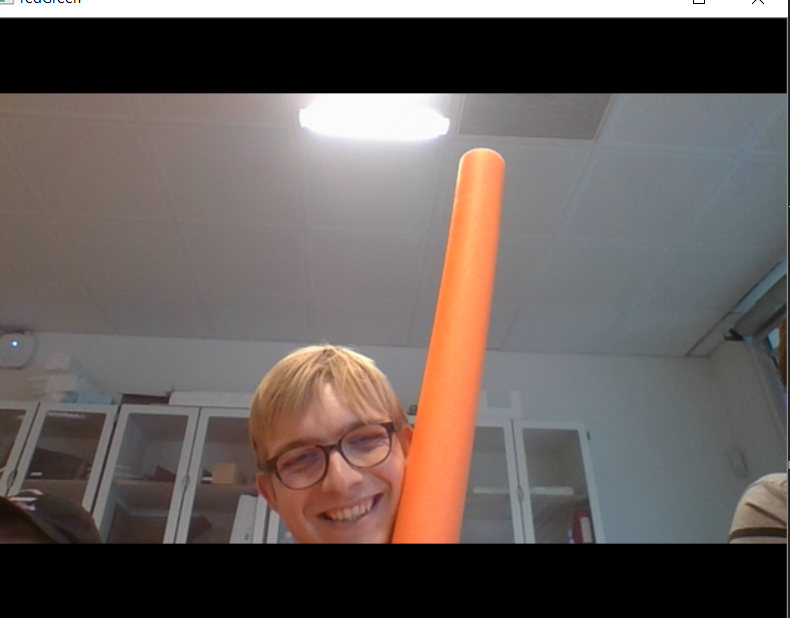
#> input picture AI/nudel.png, 790 x 618 px, given in place of the camera
$ python greenscreen.py   (older library calls are emulated)
#> lines starting #> are read from the running program, lines starting #| are printed output that depends on the picture; after the words box and inside, x2 and y2 are one past the last pixel; in counts of white or black regions, pixels touching at a corner belong together
#> further down, frame is the input picture: shape (618, 790, 3); mean B, G, R 88.7, 91.9, 100.7
import cv2
import numpy as np

#Eksempel taget fra OpenCV-python tutorials

def RGBBGR(r,g,b):
    return np.array([b,g,r])

#funktion taget fra Alexander på stackoverflow (han havde ikke et handle)
def remove_isolated_pixels(image):
    connectivity = 8

    output = cv2.connectedComponentsWithStats(image, connectivity, cv2.CV_32S)
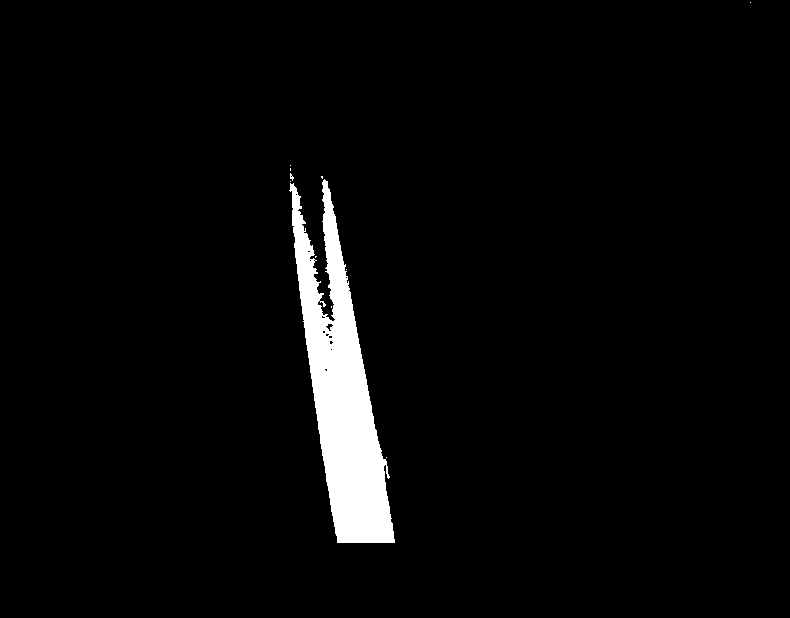
#> image: shape (618, 790); 3.5% white; 11 white regions (10 under 20 px), largest, box (x1, y1, x2, y2) and area: (289, 179, 395, 543) 16834

    num_stats = output[0]
#> num_stats = 12
    labels = output[1]
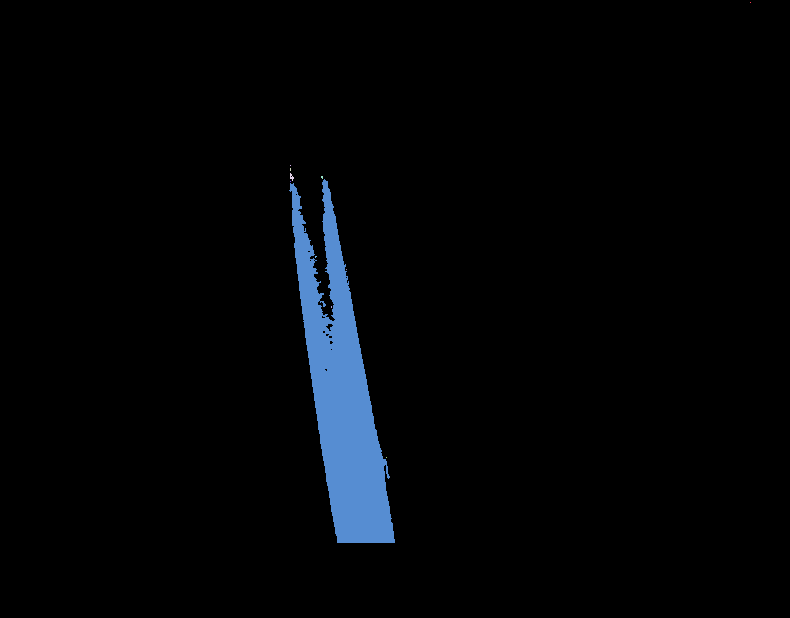
#> labels: shape (618, 790) int32; 12 distinct labels, from 0 to 11; one colour per label, 0 black
    stats = output[2]
#> stats = [[0, 0, 790, 618, 471351], [750, 2, 1, 1, 1], [290, 165, 1, 1, 1], [290, 168, 1, 3, 3], [290, 173, 4, 8, 17], [321, 176, 2, 3, 5], [289, 179, 106, 364, 16834], [290, 181, 1, 1, 1], [315, 256, 2, 2, 3], [346, 269, 1, 1, 1], [331, 306, 1, 2, 2], [386, 457, 1, 1, 1]]

    new_image = image.copy()

    for label in range(num_stats):
        if stats[label,cv2.CC_STAT_AREA] == 1:
            new_image[labels == label] = 0

    return new_image

cap = cv2.VideoCapture(0)
#frame = cv2.imread("color.jpg")
while(True):

    ret, frame = cap.read()
    flip = cv2.flip(frame,1)
    mask_rg = remove_isolated_pixels(cv2.inRange(flip, np.array([0,83,212]) , np.array([100,242,255])))

    absolute = mask_rg
    x, y, w, h = cv2.boundingRect(absolute)
#> x = 289; y = 168; w = 106; h = 375
    if h >= 15:
        rect = (x, y, w, h)
#> rect = (289, 168, 106, 375)
        cv2.rectangle(flip, (x, y), (x+w, y+h), (0, 255, 0), 1)
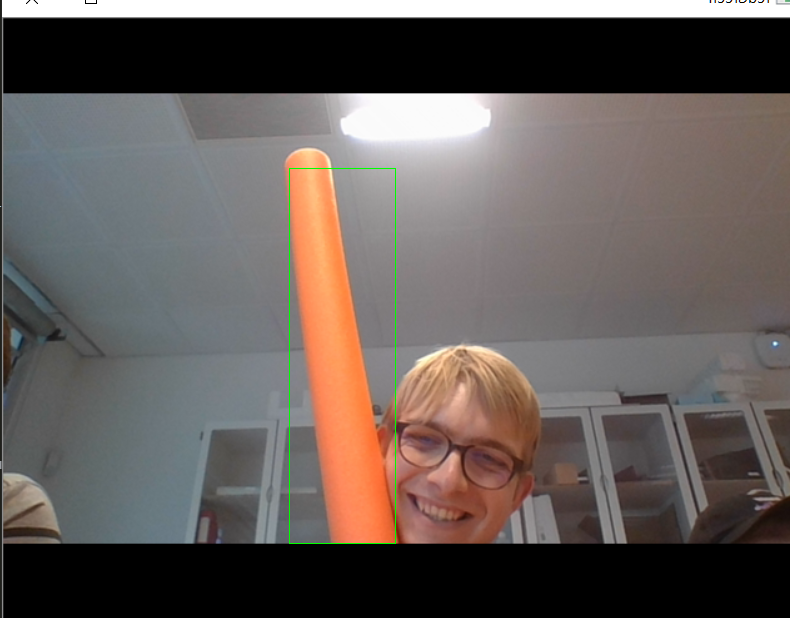
#> flip: shape (618, 790, 3); mean B, G, R 88.5, 92.1, 100.4

    boundsArray = []

    for i in range(8):
        Sw = i/8*w
        boxImage = absolute[x:(x+w),y:(y+h)]
        ix, iy, iw, ih = cv2.boundingRect(absolute[y:y+h,int(x+Sw-1/8*w):int(x+Sw)])
        point = (x+ix+int(iw/2),y+iy+int(ih/2))
        boundsArray.append(point)
        if i == 6:
            print(x, y, w, h," i: ",ix,iy,iw,ih)
#> this loop made 8 passes
#> (Sw, iy, iw, ih, point) on passes 1 to 8: (0, 0, 0, 0, (289, 168)), (13.25, 0, 13, 138, (295, 237)), (26.5, 47, 13, 186, (295, 308)), (39.75, 8, 13, 310, (295, 331)), (53, 20, 14, 355, (296, 365)), (66.25, 88, 13, 287, (295, 399)), (79.5, 153, 13, 222, (295, 432)), (92.75, 223, 13, 152, (295, 467))
#| 289 168 106 375  i:  0 153 13 222
#> pass 1, `boxImage = absolute[x:(x+w),y:(y+h)]`:
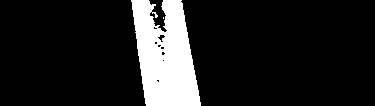
#> boxImage: shape (106, 375); 13.3% white; 2 white regions (1 under 20 px), largest, box (x1, y1, x2, y2) and area: (131, 0, 201, 106) 5281
#> after the loop, boundsArray = [(289, 168), (295, 237), (295, 308), (295, 331), (296, 365), (295, 399), (295, 432), (295, 467)]

    for i in range(7):
        #print(boundsArray[i],boundsArray[1+i])
        cv2.line(flip,boundsArray[i],boundsArray[1+i],(0,255,0),1)
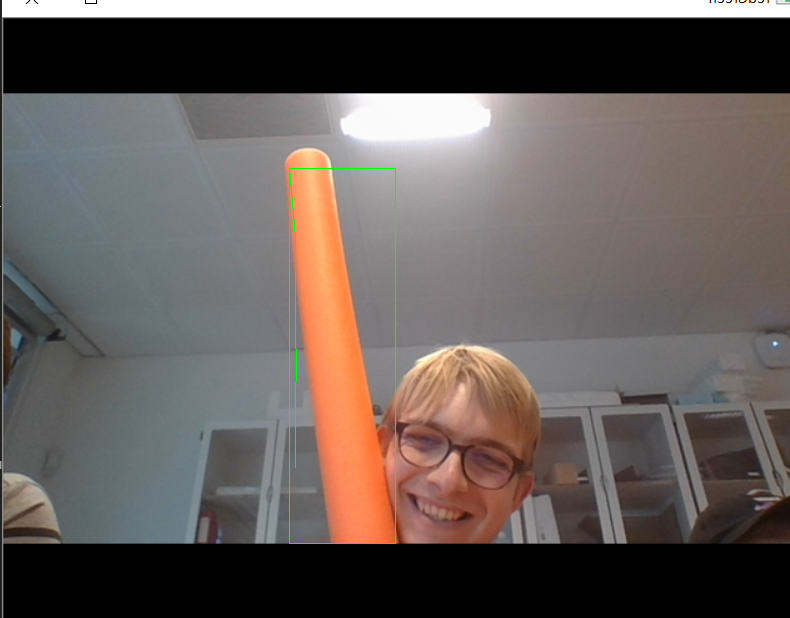
#> flip: shape (618, 790, 3); 0.06% of pixels changed, all inside (x1, y1, x2, y2) = (290, 174, 297, 468)

    width, height, channels = flip.shape
#> width = 618; height = 790; channels = 3
    # (((width - height)/2)+height)
    #
    cropped = flip[80:480,0:400]
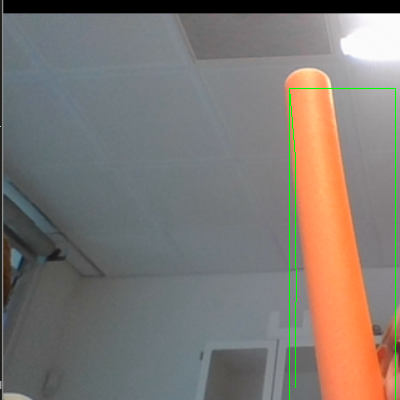
#> cropped: shape (400, 400, 3); mean B, G, R 114.1, 119.7, 126.6
    scaled = cv2.resize(cropped,(72,72))
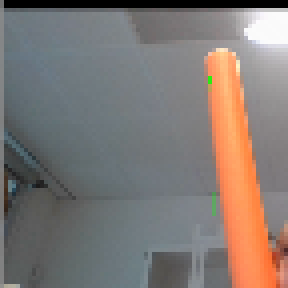
#> scaled: shape (72, 72, 3) (shown 4 times larger); mean B, G, R 115.8, 120.1, 128.4

    cv2.imshow("new", cropped)
    #cv2.imshow('Frame', cv2.add(cv2.cvtColor(mask_rg,cv2.COLOR_GRAY2RGB), flip))
    if cv2.waitKey(1) & 0xFF == ord('q'):
#> (key q is pressed here)
        break

# When everything done, release the capture
cap.release()
cv2.destroyAllWindows()
